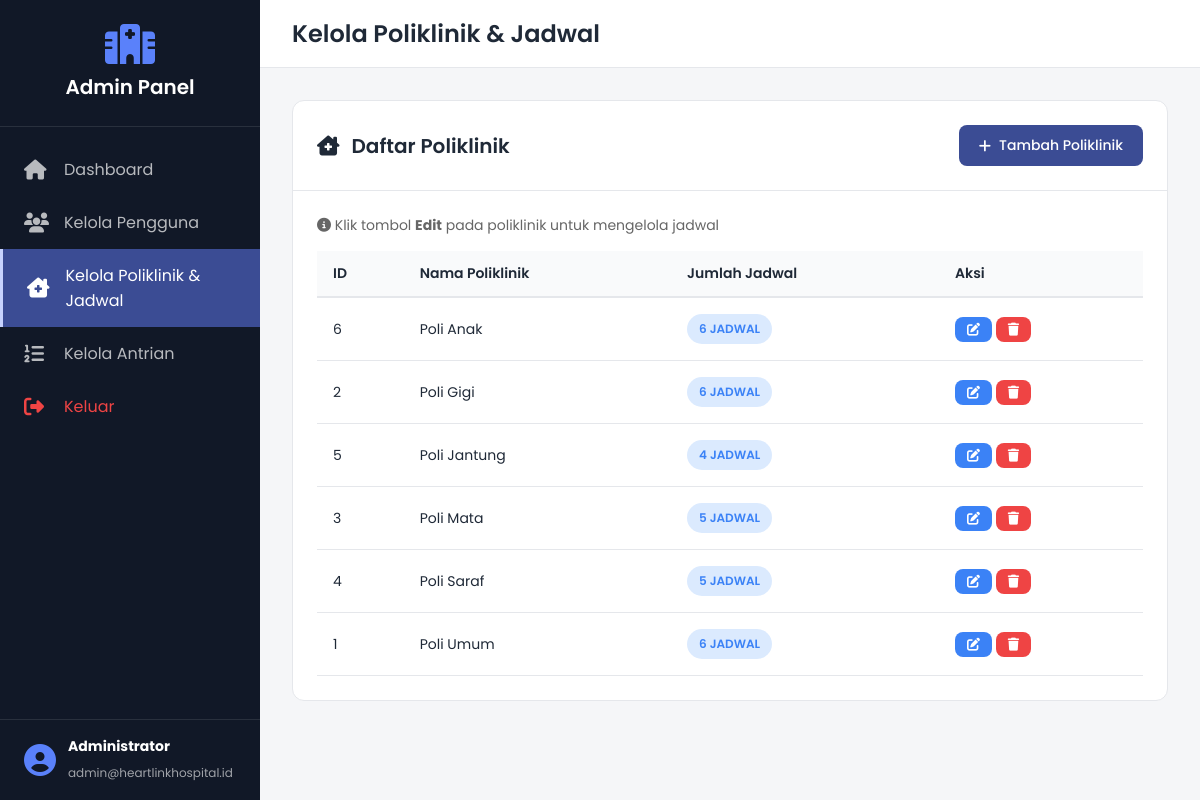
The page /admin-panel/pages/polyclinics.php (signed in) on the database its author committed.
### tables this page shows
CREATE TABLE `polyclinics` (
  `id` int(11) NOT NULL,
  `name` varchar(100) NOT NULL
);

### admin-panel/pages/polyclinics.php (the view, shortened to what this page needs)
<?php
require_once '../../config/connection.php';
$page_title = 'Kelola Poliklinik & Jadwal';
$polyclinics = $db->query("
    SELECT p.*, COUNT(ps.id) as schedule_count
    FROM polyclinics p
    LEFT JOIN polyclinic_schedules ps ON p.id = ps.polyclinic_id
    GROUP BY p.id
    ORDER BY p.name
");
include '../includes/header.php';
include '../includes/sidebar.php';
?>
<div class="card">
    <div class="card-header">
        <h2><i class="fas fa-clinic-medical"></i> Daftar Poliklinik</h2>
        <button class="btn btn-primary" onclick="openModal('addModal')">
            <i class="fas fa-plus"></i> Tambah Poliklinik
        </button>
    </div>
    <div class="card-body">
        <p style="margin-bottom: 15px; color: #666; font-size: 14px;">
            <i class="fas fa-info-circle"></i> Klik tombol <strong>Edit</strong> pada poliklinik untuk mengelola jadwal
        </p>
        <div class="table-responsive">
            <table class="table">
                <thead>
                    <tr>
                        <th>ID</th>
                        <th>Nama Poliklinik</th>
                        <th>Jumlah Jadwal</th>
                        <th>Aksi</th>
                    </tr>
                </thead>
                <tbody>
                    <?php while ($poly = $polyclinics->fetch_assoc()): ?>
                        <tr>
                            <td><?php echo $poly['id']; ?></td>
                            <td><?php echo htmlspecialchars($poly['name']); ?></td>
                            <td>
                                <span class="badge badge-info">
                                    <?php echo $poly['schedule_count']; ?> Jadwal
                                </span>
                            </td>
                            <td>
                                <button class="btn btn-sm btn-info" onclick='editPolyclinic(<?php echo json_encode($poly); ?>)'>
                                    <i class="fas fa-edit"></i>
                                </button>
                                <button class="btn btn-sm btn-danger" onclick="deletePolyclinic(<?php echo $poly['id']; ?>)">
                                    <i class="fas fa-trash"></i>
                                </button>
                            </td>
                        </tr>
                    <?php endwhile; ?>
                </tbody>
            </table>
        </div>
    </div>
</div>
<?php include '../includes/footer.php'; ?>

### admin-panel/includes/header.php (shortened to what this page needs)
<!DOCTYPE html>
<html lang="id">
<head>
    <link rel="stylesheet" href="https://cdnjs.cloudflare.com/ajax/libs/font-awesome/6.4.0/css/all.min.css">
    <link rel="stylesheet" href="../css/admin.css">
</head>
<body>
    <div class="admin-wrapper">

### admin-panel/includes/sidebar.php (shortened to what this page needs)
<?php
$role = $_SESSION['role'] ?? '';
$is_doctor = ($role === 'doctor' || strpos($role, 'doctor-') === 0);
?>
<aside class="sidebar">
    <div class="sidebar-header">
        <i class="fas fa-hospital"></i>
        <h2>Admin Panel</h2>
    </div>
    <nav class="sidebar-nav">
        <a href="index.php" class="nav-item <?php echo basename($_SERVER['PHP_SELF']) == 'index.php' ? 'active' : ''; ?>">
            <i class="fas fa-home"></i>
            <span>Dashboard</span>
        </a>
        <?php if (!$is_doctor): ?>
            <a href="users.php" class="nav-item <?php echo basename($_SERVER['PHP_SELF']) == 'users.php' ? 'active' : ''; ?>">
                <i class="fas fa-users"></i>
                <span>Kelola Pengguna</span>
            </a>
            <a href="polyclinics.php" class="nav-item <?php echo basename($_SERVER['PHP_SELF']) == 'polyclinics.php' ? 'active' : ''; ?>">
                <i class="fas fa-clinic-medical"></i>
                <span>Kelola Poliklinik & Jadwal</span>
            </a>
            <a href="reservations.php" class="nav-item <?php echo basename($_SERVER['PHP_SELF']) == 'reservations.php' ? 'active' : ''; ?>">
                <i class="fas fa-list-ol"></i>
                <span>Kelola Antrian</span>
            </a>
        <?php endif; ?>
        <a href="../logout.php" class="nav-item nav-logout">
            <i class="fas fa-sign-out-alt"></i>
            <span>Keluar</span>
        </a>
    </nav>
    <div class="sidebar-footer">
        <div class="admin-info">
            <i class="fas fa-user-circle"></i>
            <div>
                <strong><?php echo htmlspecialchars($_SESSION['user_name']); ?></strong>
                <small><?php echo htmlspecialchars($_SESSION['email']); ?></small>
            </div>
        </div>
    </div>
</aside>
<div class="main-content">
    <header class="topbar">
        <h1><?php echo $page_title ?? 'Dashboard'; ?></h1>
    </header>
    <main class="content">

### admin-panel/includes/footer.php (shortened to what this page needs)
            </main>
        </div>
    </div>
</body>
</html>

### admin-panel/css/admin.css (style rules this page uses)
:root { --primary: #3B4C94; --primary-dark: #2D3A70; --secondary: #5A81FA; --success: #10B981; --warning: #F59E0B; --danger: #EF4444; --info: #3B82F6; --dark: #1F2937; --light: #F9FAFB; --white: #FFFFFF; --gray: #6B7280; --border: #E5E7EB; }
* { margin: 0; padding: 0; box-sizing: border-box; }
body { font-family: 'Poppins', sans-serif; background-color: #F5F6F8; color: var(--dark); }
.admin-wrapper { display: flex; min-height: 100vh; }
.sidebar { width: 260px; background: #111827; color: var(--white); display: flex; flex-direction: column; position: fixed; height: 100vh; overflow-y: auto; z-index: 1000; }
.sidebar-header { padding: 1.5rem; text-align: center; border-bottom: 1px solid rgba(255, 255, 255, 0.1); }
.sidebar-header i { font-size: 2.5rem; color: var(--secondary); margin-bottom: 0.5rem; }
.sidebar-header h2 { font-size: 1.25rem; font-weight: 600; }
.sidebar-nav { flex: 1; padding: 1rem 0; }
.nav-item { display: flex; align-items: center; gap: 1rem; padding: 0.875rem 1.5rem; color: rgba(255, 255, 255, 0.7); text-decoration: none; transition: background-color 0.2s ease, color 0.2s ease; }
.nav-item.active { background: var(--primary); color: var(--white); border-left: 3px solid #C7D2FE; }
.nav-item i { font-size: 1.25rem; width: 24px; }
.nav-logout { color: var(--danger) !important; }
.sidebar-footer { padding: 1rem 1.5rem; border-top: 1px solid rgba(255, 255, 255, 0.1); }
.admin-info { display: flex; align-items: center; gap: 0.75rem; }
.admin-info i { font-size: 2rem; color: var(--secondary); }
.admin-info strong { display: block; font-size: 0.875rem; margin-bottom: 0.125rem; }
.admin-info small { color: rgba(255, 255, 255, 0.6); font-size: 0.75rem; }
.main-content { flex: 1; margin-left: 260px; display: flex; flex-direction: column; }
.topbar { background: var(--white); padding: 1rem 2rem; display: flex; align-items: center; gap: 1.5rem; border-bottom: 1px solid var(--border); position: sticky; top: 0; z-index: 100; }
.topbar h1 { flex: 1; font-size: 1.5rem; font-weight: 600; color: var(--dark); }
.content { padding: 2rem; flex: 1; }
.card { background: var(--white); border-radius: 0.75rem; border: 1px solid var(--border); margin-bottom: 1.5rem; }
.card-header { padding: 1.5rem; border-bottom: 1px solid var(--border); display: flex; align-items: center; justify-content: space-between; }
.card-header h2 { font-size: 1.25rem; font-weight: 600; color: var(--dark); display: flex; align-items: center; gap: 0.75rem; }
.card-body { padding: 1.5rem; }
.table-responsive { overflow-x: auto; }
.table { width: 100%; border-collapse: collapse; }
.table thead th { background: var(--light); padding: 0.75rem 1rem; text-align: left; font-weight: 600; font-size: 0.875rem; color: var(--dark); border-bottom: 2px solid var(--border); }
.table tbody td { padding: 1rem; border-bottom: 1px solid var(--border); font-size: 0.875rem; }
.btn { display: inline-flex; align-items: center; gap: 0.5rem; padding: 0.625rem 1.25rem; border: none; border-radius: 0.5rem; font-family: 'Poppins', sans-serif; font-size: 0.875rem; font-weight: 500; cursor: pointer; transition: background-color 0.2s ease, color 0.2s ease, border-color 0.2s ease; text-decoration: none; }
.btn-primary { background: var(--primary); color: var(--white); }
.btn-info { background: var(--info); color: var(--white); }
.btn-danger { background: var(--danger); color: var(--white); }
.btn-sm { padding: 0.375rem 0.75rem; font-size: 0.8125rem; }
.badge { display: inline-block; padding: 0.375rem 0.75rem; border-radius: 9999px; font-size: 0.75rem; font-weight: 600; text-transform: uppercase; }
.badge-info { background: #DBEAFE; color: var(--info); }

### rows shown on the page
polyclinics: id "6", name "Poli Anak", schedule_count "6"
polyclinics: id "2", name "Poli Gigi", schedule_count "6"
polyclinics: id "5", name "Poli Jantung", schedule_count "4"
polyclinics: id "3", name "Poli Mata", schedule_count "5"
polyclinics: id "4", name "Poli Saraf", schedule_count "5"
polyclinics: id "1", name "Poli Umum", schedule_count "6"

### other values the page prints
$_SESSION['user_name'] "Administrator"
$_SESSION['email'] "admin@heartlinkhospital.id"
$page_title "Kelola Poliklinik & Jadwal"
